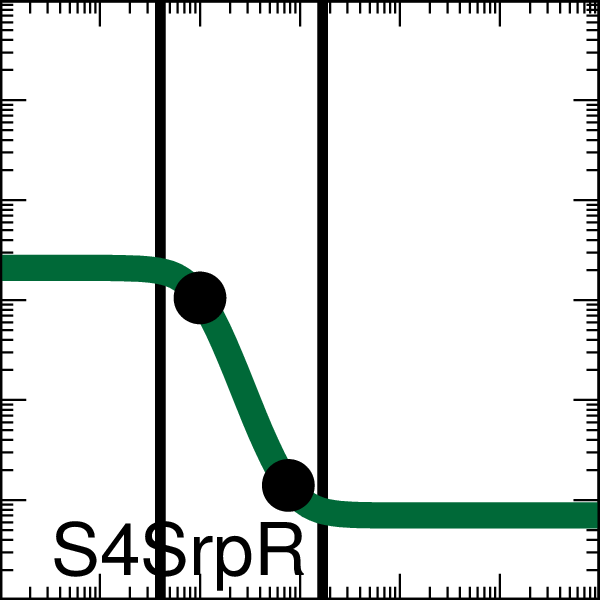

Source code (gnuplot):

set output "SimAnnealing_1-alu_A000_xfer_model_S4_SrpR.eps"
set terminal postscript eps enhanced color "Helvetica, 35" size 2,2
set logscale x
set logscale y
set lmargin screen 0.0
set rmargin screen 1.0
set tmargin screen 1.0
set bmargin screen 0.0
set size ratio 1.0
set border linewidth 2
set tics scale 2
set mxtics 10
set mytics 10
set key bottom left
set key samplen -1
set xrange [0.001:1000.0]
set yrange [0.001:1000.0]
set format y "10^{%L}"    
set format x "10^{%L}"    
set format x ""    
set xlabel '10011001'
set arrow from 0.04015377853082412,0.001 to 0.04015377853082412,1000.0 nohead lw 10 lt 2 lc rgb '#000000'
set arrow from 1.6866644408169635,0.001 to 1.6866644408169635,1000.0 nohead lw 10 lt 2 lc rgb '#000000'
ymin = 0.007
ymax = 2.1
K = 0.1
n = 2.8
set dummy x

plot ymin+(ymax-ymin)/(1.0+(x/K)**n) lw 25 lc rgb '#006838' title 'S4SrpR',\
 "<echo '1 2'" using (0.100239178):(1.050000000135821)  with points pt 7 ps 4 lc rgb 'black' notitle,\
 "<echo '1 2'" using (0.764977507):(0.014000000007593074)  with points pt 7 ps 4 lc rgb 'black' notitle
